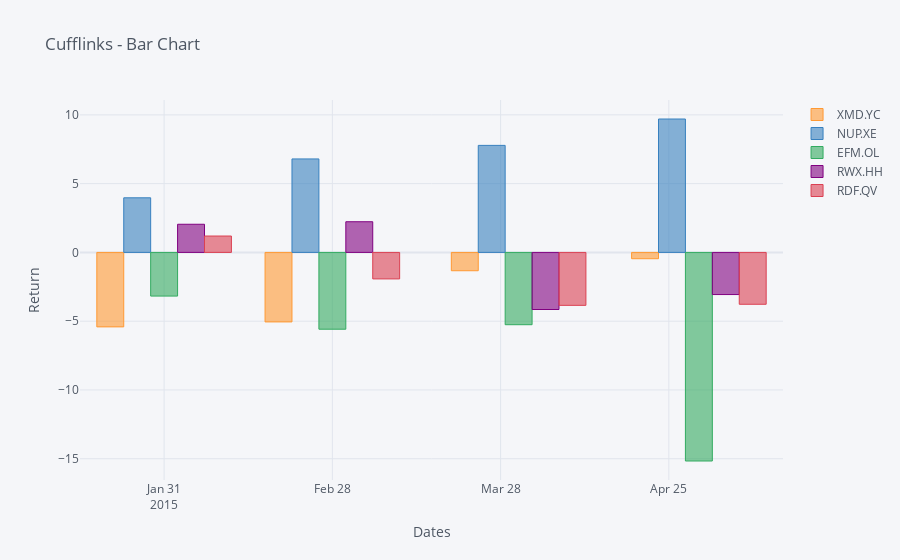

Notebook code cell kept with this figure:
### Markdown cell above
## Bar Chart

### Code cell
cf.datagen.lines(5).resample('M').mean().iplot(kind='bar',xTitle='Dates',yTitle='Return',title='Cufflinks - Bar Chart')

### Figure 1 — Plotly figure (JSON) as saved in the notebook; plotly's stock layout.template omitted (floating-point values rounded to 4 significant figures)
{"data": [{"marker": {"color": "rgba(255, 153, 51, 0.6)", "line": {"color": "rgba(255, 153, 51, 1.0)", "width": 1}}, "name": "XMD.YC", "orientation": "v", "text": "", "type": "bar", "x": ["2015-01-31", "2015-02-28", "2015-03-31", "2015-04-30"], "y": [-5.414, -5.054, -1.333, -0.4592]}, {"marker": {"color": "rgba(55, 128, 191, 0.6)", "line": {"color": "rgba(55, 128, 191, 1.0)", "width": 1}}, "name": "NUP.XE", "orientation": "v", "text": "", "type": "bar", "x": ["2015-01-31", "2015-02-28", "2015-03-31", "2015-04-30"], "y": [3.97, 6.796, 7.781, 9.699]}, {"marker": {"color": "rgba(50, 171, 96, 0.6)", "line": {"color": "rgba(50, 171, 96, 1.0)", "width": 1}}, "name": "EFM.OL", "orientation": "v", "text": "", "type": "bar", "x": ["2015-01-31", "2015-02-28", "2015-03-31", "2015-04-30"], "y": [-3.175, -5.583, -5.256, -15.16]}, {"marker": {"color": "rgba(128, 0, 128, 0.6)", "line": {"color": "rgba(128, 0, 128, 1.0)", "width": 1}}, "name": "RWX.HH", "orientation": "v", "text": "", "type": "bar", "x": ["2015-01-31", "2015-02-28", "2015-03-31", "2015-04-30"], "y": [2.047, 2.23, -4.15, -3.063]}, {"marker": {"color": "rgba(219, 64, 82, 0.6)", "line": {"color": "rgba(219, 64, 82, 1.0)", "width": 1}}, "name": "RDF.QV", "orientation": "v", "text": "", "type": "bar", "x": ["2015-01-31", "2015-02-28", "2015-03-31", "2015-04-30"], "y": [1.192, -1.926, -3.848, -3.771]}], "layout": {"legend": {"bgcolor": "#F5F6F9", "font": {"color": "#4D5663"}}, "paper_bgcolor": "#F5F6F9", "plot_bgcolor": "#F5F6F9", "title": {"font": {"color": "#4D5663"}, "text": "Cufflinks - Bar Chart"}, "xaxis": {"gridcolor": "#E1E5ED", "showgrid": true, "tickfont": {"color": "#4D5663"}, "title": {"font": {"color": "#4D5663"}, "text": "Dates"}, "zerolinecolor": "#E1E5ED"}, "yaxis": {"gridcolor": "#E1E5ED", "showgrid": true, "tickfont": {"color": "#4D5663"}, "title": {"font": {"color": "#4D5663"}, "text": "Return"}, "zerolinecolor": "#E1E5ED"}}}
